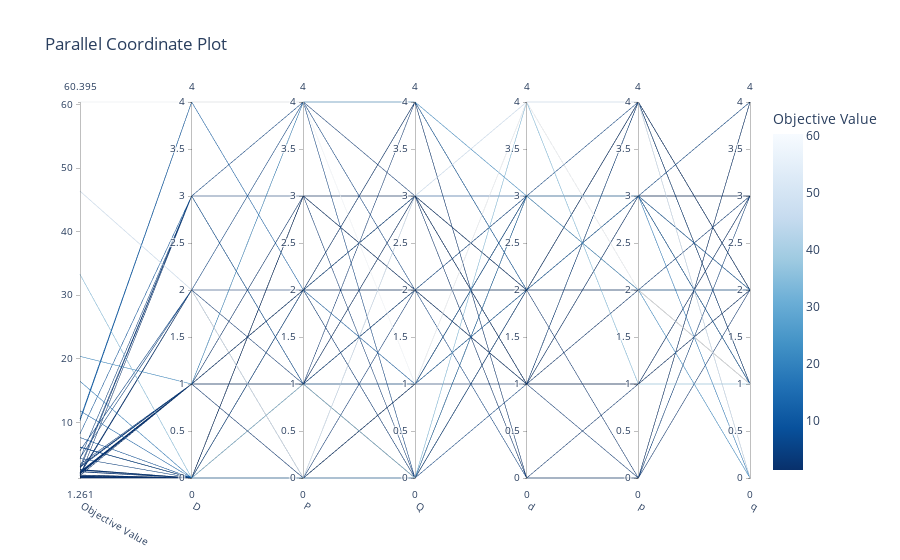

The code cell stored with this chart in its notebook:
### Code cell
# Visualize high-dimensional parameter relationships.
# https://optuna.readthedocs.io/en/stable/reference/visualization/generated/optuna.visualization.plot_parallel_coordinate.html#optuna.visualization.plot_parallel_coordinate
from optuna.visualization import plot_parallel_coordinate
plot_parallel_coordinate(study)

### Figure 1 — Plotly figure (JSON) as saved in the notebook; plotly's stock layout.template omitted (floating-point values rounded to 4 significant figures)
{"data": [{"dimensions": [{"label": "Objective Value", "range": [1.261, 60.4], "values": [2.629, 33.28, 4.441, 2.024, 20.39, 60.4, 46.37, 11.83, 5.562, 4.317, 2.024, 2.024, 2.169, 1.653, 1.725, 1.727, 1.518, 1.519, 1.261, 6.102, 1.585, 1.519, 1.261, 1.261, 2.125, 4.337, 10.56, 3.4, 2.282, 1.826, 2.601, 1.695, 1.519, 6.098, 3.121, 1.697, 2.929, 1.462, 2.112, 16.48, 2.02, 1.303, 1.303, 1.718, 2.125, 1.303, 1.418, 1.815, 2.963, 1.264, 1.89, 1.261, 1.272, 1.272, 2.494, 1.379, 1.566, 2.593, 10.27, 6.138, 1.967, 1.272, 1.272, 3.008, 1.266, 2.485, 1.567, 1.266, 2.608, 1.889, 1.261, 1.261, 1.261, 1.261, 1.261, 1.261, 8.223, 1.371, 2.224, 1.261, 2.076, 1.261, 1.261, 1.261, 1.261, 1.261, 1.261, 2.539, 1.402, 2.242, 6.102, 1.261, 1.261, 1.261, 1.261, 1.261, 1.261, 1.261, 1.261, 7.625]}, {"label": "D", "range": [0, 4], "values": [3, 0, 2, 1, 1, 4, 2, 0, 2, 3, 1, 1, 1, 1, 0, 0, 0, 0, 0, 0, 3, 0, 0, 0, 1, 0, 4, 1, 0, 2, 0, 0, 0, 0, 1, 0, 1, 0, 1, 0, 2, 0, 0, 0, 1, 0, 0, 2, 1, 0, 1, 0, 0, 0, 0, 0, 0, 0, 4, 0, 1, 0, 0, 3, 0, 0, 0, 0, 0, 1, 0, 0, 0, 0, 0, 0, 3, 0, 0, 0, 1, 0, 0, 0, 0, 0, 0, 0, 0, 1, 0, 0, 0, 0, 0, 0, 0, 0, 0, 0]}, {"label": "P", "range": [0, 4], "values": [3, 1, 4, 4, 4, 4, 0, 0, 0, 4, 2, 2, 2, 3, 3, 3, 3, 3, 1, 1, 1, 3, 1, 1, 1, 1, 2, 1, 0, 1, 0, 2, 1, 1, 2, 2, 1, 0, 0, 0, 0, 1, 1, 1, 1, 1, 1, 2, 1, 2, 2, 1, 1, 2, 2, 2, 2, 2, 4, 2, 3, 1, 1, 1, 1, 2, 1, 1, 0, 1, 1, 1, 1, 1, 1, 1, 1, 1, 0, 1, 1, 1, 1, 1, 1, 1, 1, 1, 1, 0, 1, 1, 1, 1, 1, 1, 1, 1, 1, 1]}, {"label": "Q", "range": [0, 4], "values": [0, 0, 2, 3, 4, 1, 3, 0, 0, 0, 4, 4, 3, 3, 3, 2, 3, 2, 1, 1, 1, 2, 1, 1, 1, 1, 1, 1, 2, 0, 1, 2, 1, 2, 0, 1, 2, 1, 1, 0, 0, 1, 1, 1, 1, 1, 0, 0, 1, 2, 2, 1, 2, 3, 4, 3, 3, 2, 4, 3, 2, 2, 2, 2, 3, 3, 3, 3, 3, 4, 1, 1, 1, 1, 1, 1, 1, 1, 1, 1, 1, 1, 1, 1, 1, 1, 1, 1, 0, 1, 1, 1, 1, 1, 1, 1, 1, 1, 1, 0]}, {"label": "d", "range": [0, 4], "values": [2, 4, 0, 0, 3, 4, 4, 3, 2, 1, 0, 0, 1, 0, 1, 1, 1, 1, 2, 3, 2, 1, 2, 2, 2, 3, 2, 3, 2, 2, 2, 1, 2, 3, 2, 1, 3, 2, 2, 3, 2, 2, 2, 2, 2, 2, 3, 2, 4, 2, 3, 2, 2, 2, 2, 1, 2, 1, 2, 3, 1, 2, 2, 2, 2, 2, 2, 2, 1, 2, 2, 2, 2, 2, 2, 2, 3, 1, 2, 2, 2, 2, 2, 2, 2, 2, 2, 2, 2, 2, 3, 2, 2, 2, 2, 2, 2, 2, 2, 3]}, {"label": "p", "range": [0, 4], "values": [2, 1, 0, 0, 2, 2, 4, 2, 3, 4, 0, 0, 0, 1, 1, 1, 1, 1, 3, 3, 3, 1, 3, 3, 3, 4, 3, 3, 4, 3, 4, 2, 2, 3, 2, 2, 3, 2, 2, 3, 4, 2, 2, 2, 3, 2, 2, 3, 2, 3, 3, 3, 3, 3, 4, 3, 3, 4, 3, 3, 3, 3, 3, 3, 3, 4, 3, 3, 4, 3, 3, 3, 3, 3, 3, 3, 3, 3, 4, 3, 3, 3, 3, 3, 3, 3, 3, 4, 0, 3, 3, 3, 3, 3, 3, 3, 3, 3, 3, 3]}, {"label": "q", "range": [0, 4], "values": [1, 1, 3, 4, 0, 1, 0, 2, 4, 0, 4, 4, 3, 3, 3, 3, 2, 2, 2, 2, 1, 2, 2, 2, 2, 1, 2, 2, 1, 3, 2, 2, 1, 2, 3, 2, 1, 1, 1, 0, 1, 2, 2, 3, 2, 2, 2, 3, 2, 2, 3, 2, 2, 2, 2, 2, 3, 2, 1, 2, 2, 2, 2, 2, 2, 2, 3, 2, 2, 3, 2, 2, 2, 2, 2, 2, 2, 2, 1, 2, 1, 2, 2, 2, 2, 2, 2, 2, 2, 4, 2, 2, 2, 2, 2, 2, 2, 2, 2, 2]}], "labelangle": 30, "labelside": "bottom", "line": {"color": [2.629, 33.28, 4.441, 2.024, 20.39, 60.4, 46.37, 11.83, 5.562, 4.317, 2.024, 2.024, 2.169, 1.653, 1.725, 1.727, 1.518, 1.519, 1.261, 6.102, 1.585, 1.519, 1.261, 1.261, 2.125, 4.337, 10.56, 3.4, 2.282, 1.826, 2.601, 1.695, 1.519, 6.098, 3.121, 1.697, 2.929, 1.462, 2.112, 16.48, 2.02, 1.303, 1.303, 1.718, 2.125, 1.303, 1.418, 1.815, 2.963, 1.264, 1.89, 1.261, 1.272, 1.272, 2.494, 1.379, 1.566, 2.593, 10.27, 6.138, 1.967, 1.272, 1.272, 3.008, 1.266, 2.485, 1.567, 1.266, 2.608, 1.889, 1.261, 1.261, 1.261, 1.261, 1.261, 1.261, 8.223, 1.371, 2.224, 1.261, 2.076, 1.261, 1.261, 1.261, 1.261, 1.261, 1.261, 2.539, 1.402, 2.242, 6.102, 1.261, 1.261, 1.261, 1.261, 1.261, 1.261, 1.261, 1.261, 7.625], "colorbar": {"title": {"text": "Objective Value"}}, "colorscale": [[0, "rgb(247,251,255)"], [0.125, "rgb(222,235,247)"], [0.25, "rgb(198,219,239)"], [0.375, "rgb(158,202,225)"], [0.5, "rgb(107,174,214)"], [0.625, "rgb(66,146,198)"], [0.75, "rgb(33,113,181)"], [0.875, "rgb(8,81,156)"], [1, "rgb(8,48,107)"]], "reversescale": true, "showscale": true}, "type": "parcoords"}], "layout": {"title": {"text": "Parallel Coordinate Plot"}}}
